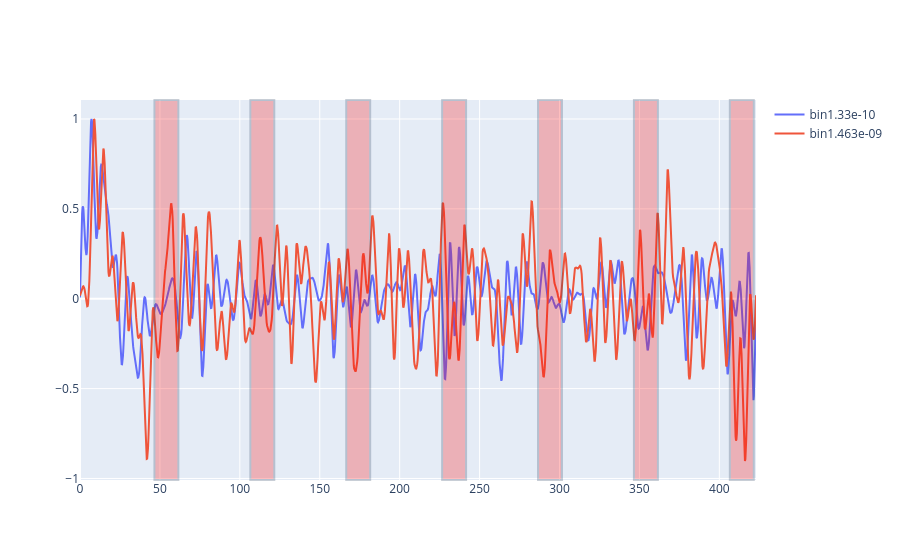

Notebook code for this chart:
### Code cell
sub_df = plotDF.loc[plot_grps.groups[('06', 753, 26)]].copy()

gates = np.array(sub_df['Classifier'].unique())
filt_df =sub_df[ sub_df['Classifier'].isin(gates[[0,5]])]
#gates[[0,4,9,14,19,24]]

#fig, ax = plt.subplots()
fig = go.Figure()
gate_grp = filt_df.groupby('Classifier')
for gate, df in gate_grp:
    print(gate)
    data = d_filt[df.index]
    avg = np.nanmean(data, axis=0)
    avg_nrm = avg / np.max(avg)
    fig.add_trace(go.Scatter(x = time, y = avg_nrm, name = gate))

[fig.add_vrect(xmin,xmax, fillcolor = 'red', opacity =0.25) for xmin,xmax in stim_pairs]
fig.show()

### Figure 1 — Plotly figure (JSON) as saved in the notebook; plotly's stock layout.template omitted (floating-point values rounded to 4 significant figures; data arrays with more than 128 entries replaced by an {"elided": "..."} marker saying what was removed)
{"data": [{"name": "bin1.33e-10", "x": {"elided": "1591 float values"}, "y": {"elided": "1591 float values"}, "type": "scatter"}, {"name": "bin1.463e-09", "x": {"elided": "1591 float values"}, "y": {"elided": "1591 float values"}, "type": "scatter"}], "layout": {"shapes": [{"fillcolor": "red", "opacity": 0.25, "type": "rect", "x0": 46.56, "x1": 61.55, "xref": "x", "y0": 0, "y1": 1, "yref": "y domain"}, {"fillcolor": "red", "opacity": 0.25, "type": "rect", "x0": 106.6, "x1": 121.5, "xref": "x", "y0": 0, "y1": 1, "yref": "y domain"}, {"fillcolor": "red", "opacity": 0.25, "type": "rect", "x0": 166.6, "x1": 181.6, "xref": "x", "y0": 0, "y1": 1, "yref": "y domain"}, {"fillcolor": "red", "opacity": 0.25, "type": "rect", "x0": 226.6, "x1": 241.6, "xref": "x", "y0": 0, "y1": 1, "yref": "y domain"}, {"fillcolor": "red", "opacity": 0.25, "type": "rect", "x0": 286.6, "x1": 301.5, "xref": "x", "y0": 0, "y1": 1, "yref": "y domain"}, {"fillcolor": "red", "opacity": 0.25, "type": "rect", "x0": 346.6, "x1": 361.6, "xref": "x", "y0": 0, "y1": 1, "yref": "y domain"}, {"fillcolor": "red", "opacity": 0.25, "type": "rect", "x0": 406.6, "x1": 421.6, "xref": "x", "y0": 0, "y1": 1, "yref": "y domain"}]}}
